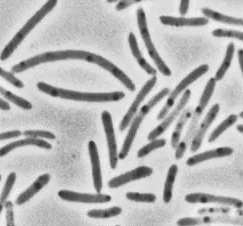
#> input picture python/PYCHARM/exo_pycharm/bactery.png, 243 x 226 px
$ python image_processing.py
#> lines starting #> are read from the running program, lines starting #| are printed output that depends on the picture

import numpy as np
import matplotlib.pyplot as plt


from scipy import ndimage
'''
np.random.seed(0)
X = np.zeros((32, 32))
X[10:-10, 10:-10] = 1
X[np.random.randint(0,32,30), np.random.randint(0,32,30)] = 1
plt.imshow(X)

image = plt.imread('bactery.png')
print(image.shape)
'''
#reduce image in 2D
image = plt.imread('bactery.png')
#> image is the input picture: shape (226, 243, 4) float32; mean R, G, B, A 0.714, 0.714, 0.714, 1
image = image[:,:,0]
#> image: shape (226, 243) float32
plt.imshow (image, cmap='gray')

print(image.shape)
#| (226, 243)
#flatten the image_2
image_2 = np.copy(image)
plt.hist(image_2.ravel(), bins = 255)
plt.show()
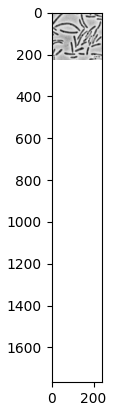
#> figure drawn by matplotlib, 1 panel
